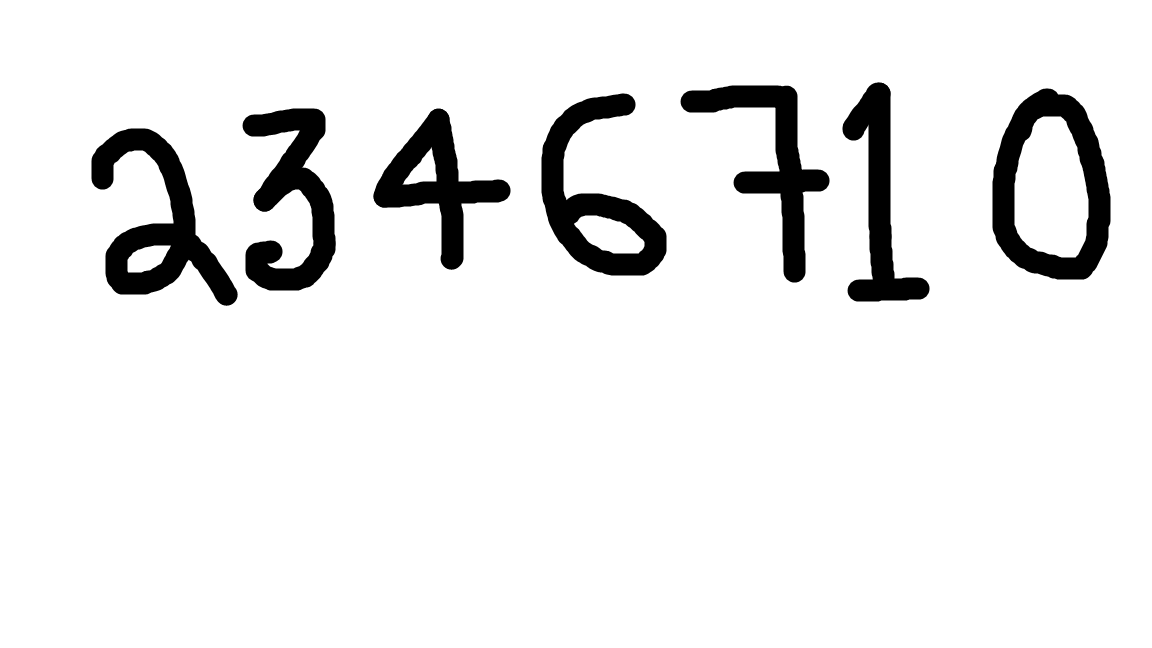
%> input picture handwriting-recognition/handwriting-recognition/txtimg10.png, 1152 x 648 px
$ octave --eval "result = img21preprocess;"   (GNU Octave 9; MATLAB toolbox functions it lacks are replaced by stand-ins)
%> lines starting %> are read from the running program, lines starting %| are printed output that depends on the picture; in (x1, y1, x2, y2) boxes, pixels count from 0 and x2, y2 are one past the last pixel; in counts of white or black regions, pixels touching at a corner belong together; the program's own positions count from 1
function img = img21preprocess()
selected_col=50;
selected_ln=50;
I=imread("txtimg10.png");
%> I is the input picture: size 648x1152x3 uint8; min 0, max 255, mean 234.9
Igray = rgb2gray(I);
%Igray=I;
Ibw = im2bw(Igray,graythresh(Igray));
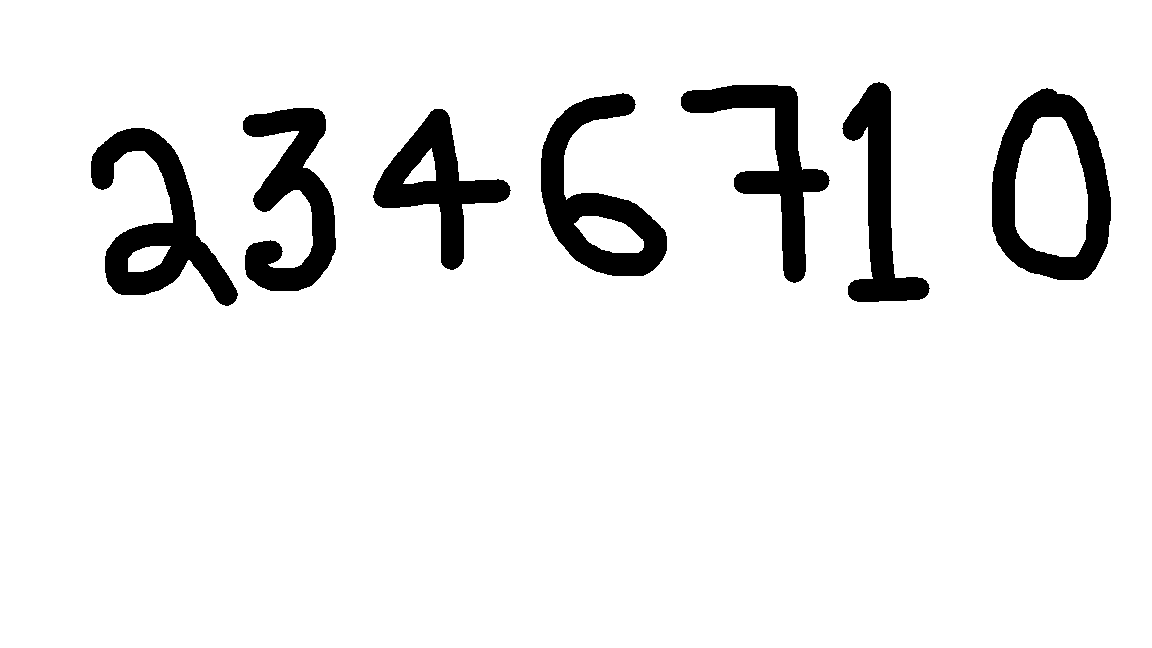
%> Ibw: size 648x1152 logical; 92% white; 7 black regions, largest, box (x1, y1, x2, y2) and area: (992, 88, 1111, 280) 9816, (91, 128, 238, 306) 9693, (541, 93, 667, 276) 9074
Icomp=imcomplement(Ibw);
%> Icomp: size 648x1152 logical; 8% white; 7 white regions
I2=imcomplement(Igray);
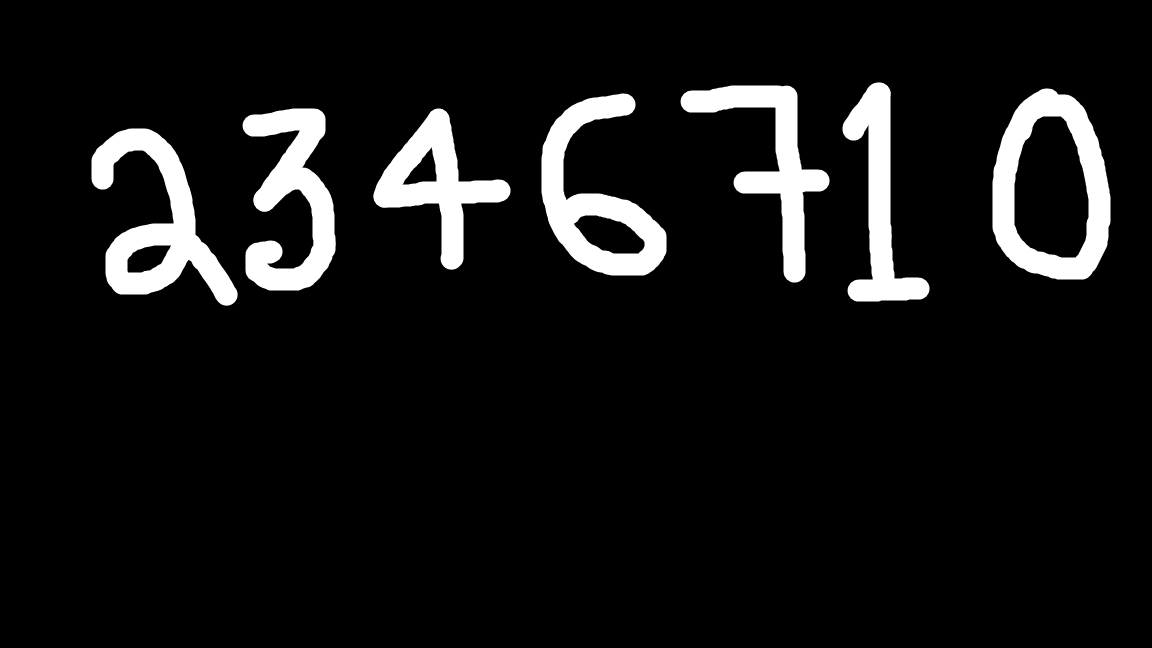
%> I2: size 648x1152 uint8; min 0, max 255, mean 20.1
Ifill=Icomp;
[Ilabel num] = bwlabel(Ifill);
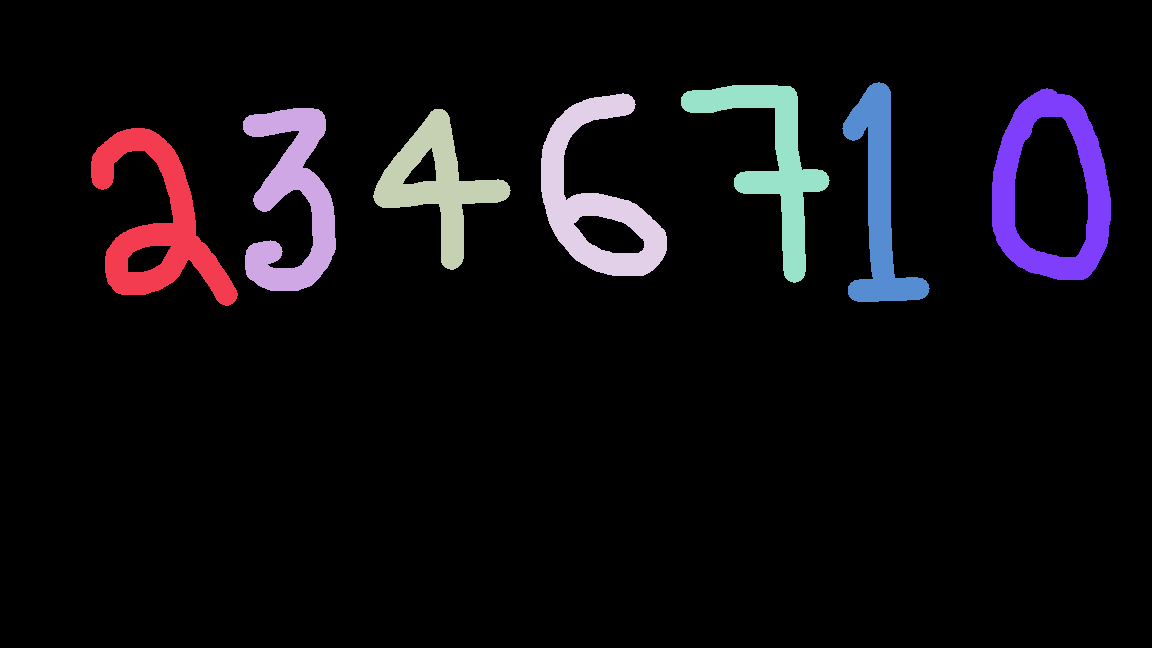
%> Ilabel: size 648x1152 double; 8 distinct labels, from 0 to 7; one colour per label, 0 black
%> num = 7
Iprops = regionprops(Ilabel);
%> Iprops = 7 regions; box (x1, y1, x2, y2), Area and Centroid: (992, 88, 1111, 280) 9816 [1052.2 189], (91, 128, 238, 306) 9693 [158.4 224.3], (541, 93, 667, 276) 9074 [595.9 198.3], (243, 108, 336, 291) 8686 [293 200.6], (681, 85, 830, 283) 8073 [772.6 161.4], (373, 109, 511, 270) 7550 [437.8 185], (842, 82, 930, 302) 6979 [880.1 202.1]
Ibox = [Iprops.BoundingBox];
%> Ibox = 28 values, max 992.5 at index 25, min 82.5 at index 22, mean 237.1
[y,x]=size(Ibox);
%> y = 1; x = 28
x=x/4;
%> x = 7
Ibox = reshape(Ibox,[4 x]);
%> Ibox = [91.5 243.5 373.5 541.5 681.5 842.5 992.5; 128.5 108.5 109.5 93.5 85.5 82.5 88.5; 147 93 138 126 149 88 119; 178 183 161 183 198 220 192]
for cnt=1:x
    img{cnt} =  imcrop(I2,Ibox(:,cnt) );
    img{cnt} = imresize(img{cnt},[selected_col selected_ln]);

end
%> this loop made 7 passes
%> after the loop, img = 7 items
f=fopen('fed1num.txt','a');
for i=1:cnt
        for j=1:selected_col
            for k=1:selected_ln
                fprintf(f,'%f ' ,img{i}(j,k));
            end
        end
        fprintf(f,'\n');
end
fclose(f);
end

$ run again, with handwriting-recognition/handwriting-recognition/txtimg2.png copied over handwriting-recognition/handwriting-recognition/txtimg10.png
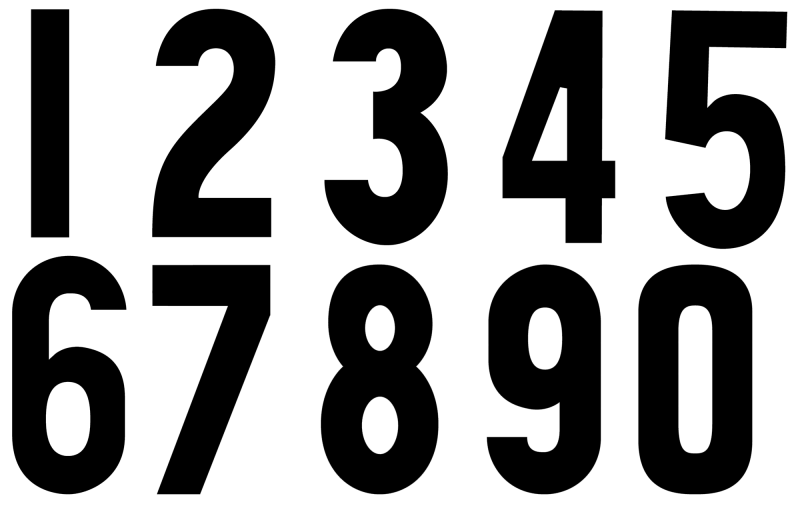
%> input picture handwriting-recognition/handwriting-recognition/txtimg2.png, 1600 x 1040 px (shown at 1/2 size)
%> in img21preprocess, I is the input picture: size 1040x1600 uint8; min 0, max 255, mean 155.6
%> Ibw: size 1040x1600 logical; 61% white; 10 black regions, largest, box (x1, y1, x2, y2) and area: (1277, 529, 1505, 988) 78253, (642, 529, 877, 989) 75988, (974, 529, 1202, 989) 74561
%> in img21preprocess, `Icomp=imcomplement(Ibw);`:
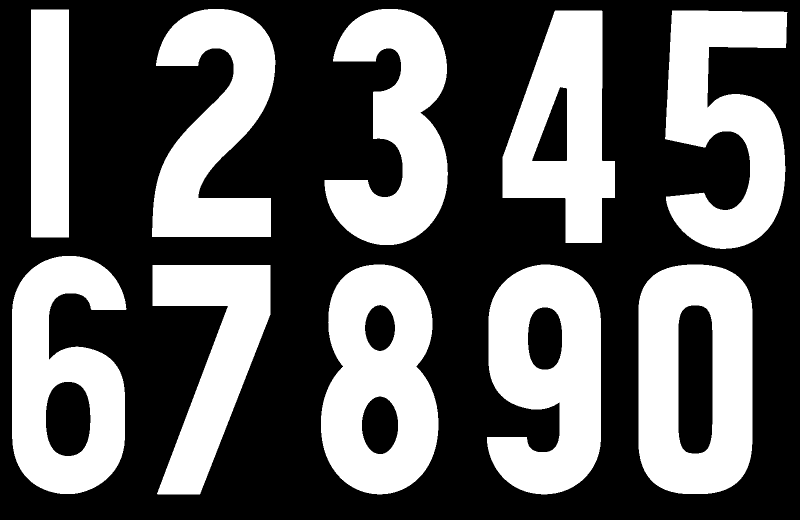
%> Icomp: size 1040x1600 logical (shown at 1/2 size); 39% white; 10 white regions
%> in img21preprocess, `[Ilabel num] = bwlabel(Ifill);`:
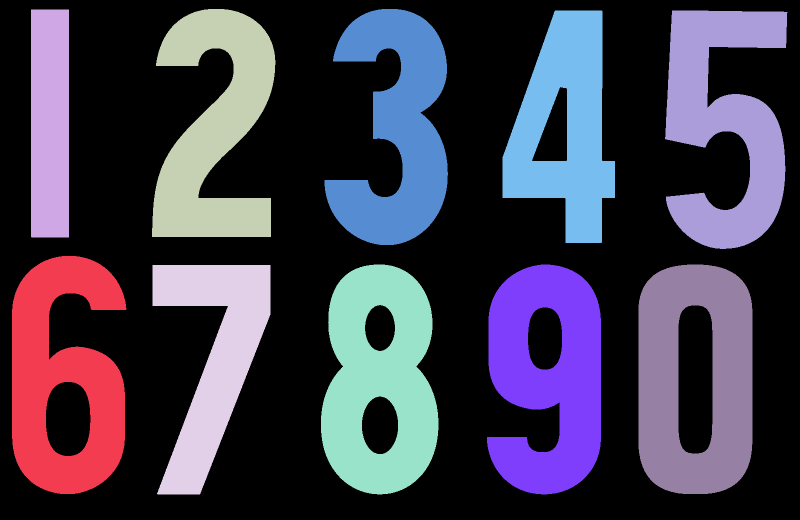
%> Ilabel: size 1040x1600 double (shown at 1/2 size); 11 distinct labels, from 0 to 10; one colour per label, 0 black
%> num = 10
%> Iprops = 10 regions; largest, box (x1, y1, x2, y2), Area and Centroid: (1277, 529, 1505, 988) 78253 [1391.3 758.7], (642, 529, 877, 989) 75988 [759.9 762.4], (974, 529, 1202, 989) 74561 [1096.4 754.7], (24, 512, 253, 988) 70631 [129.5 756.8], (1330, 21, 1575, 498) 68728 [1450.2 246.7]
%> in img21preprocess, `Ibox = [Iprops.BoundingBox];`: Ibox = 40 values, max 1330.5 at index 37, min 18.5 at index 10, mean 403.6
%> in img21preprocess, `[y,x]=size(Ibox);`: y = 1; x = 40
%> in img21preprocess, `x=x/4;`: x = 10
%> in img21preprocess, `Ibox = reshape(Ibox,[4 x]);`: Ibox = 10 columns, first 8: [24.5 62.5 304.5 305.5 642.5 649.5 974.5 1005.5; 512.5 19.5 18.5 530.5 529.5 18.5 529.5 21.5; 229 76 247 236 235 247 228 225; 476 456 456 459 460 472 460 465]
%> the loop in img21preprocess, `for cnt=1:x` made 10 passes
%> after the loop in img21preprocess, `for cnt=1:x`: img = 10 items
%> the loop in img21preprocess, `for i=1:cnt` made 10 passes

$ run again, with handwriting-recognition/handwriting-recognition/txtimg3.png copied over handwriting-recognition/handwriting-recognition/txtimg10.png
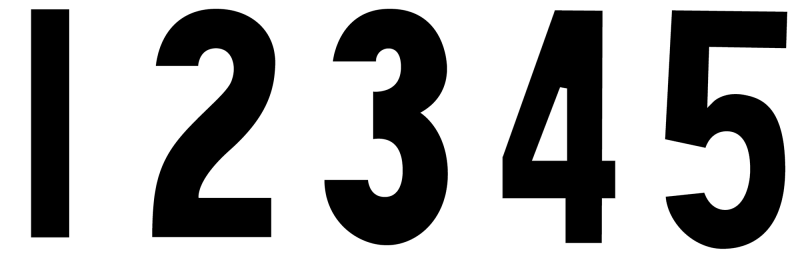
%> input picture handwriting-recognition/handwriting-recognition/txtimg3.png, 1600 x 507 px (shown at 1/2 size)
%> in img21preprocess, I is the input picture: size 507x1600x3 uint8; min 0, max 255, mean 161.7
%> in img21preprocess, `Ibw = im2bw(Igray,graythresh(Igray));`:
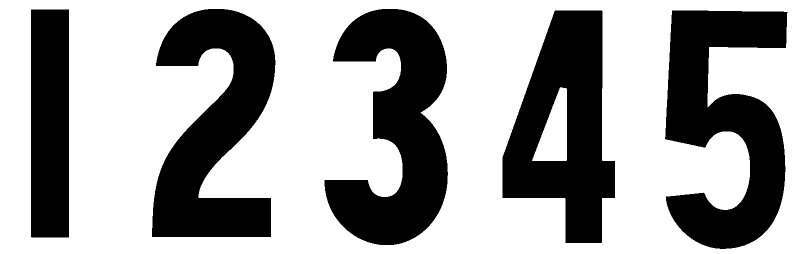
%> Ibw: size 507x1600 logical (shown at 1/2 size); 63.4% white; 5 black regions, box (x1, y1, x2, y2) and area: (1330, 21, 1575, 498) 68728, (304, 18, 551, 474) 65788, (649, 18, 896, 490) 65698, (1005, 21, 1230, 486) 61664, (62, 19, 138, 475) 34655
%> Icomp: size 507x1600 logical; 36.6% white; 5 white regions
%> in img21preprocess, `[Ilabel num] = bwlabel(Ifill);`:
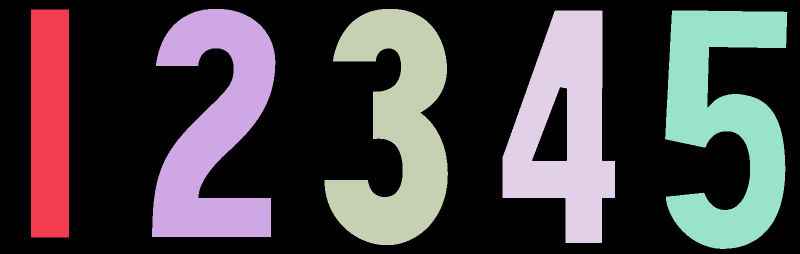
%> Ilabel: size 507x1600 double (shown at 1/2 size); 6 distinct labels, from 0 to 5; one colour per label, 0 black
%> num = 5
%> Iprops = 5 regions; box (x1, y1, x2, y2), Area and Centroid: (1330, 21, 1575, 498) 68728 [1450.2 246.7], (304, 18, 551, 474) 65788 [430.2 257.4], (649, 18, 896, 490) 65698 [795.3 259.5], (1005, 21, 1230, 486) 61664 [1131.1 254.9], (62, 19, 138, 475) 34655 [100.5 247.5]
%> in img21preprocess, `Ibox = [Iprops.BoundingBox];`: Ibox = 20 values, max 1330.5 at index 17, min 18.5 at index 6, mean 340.9
%> in img21preprocess, `[y,x]=size(Ibox);`: y = 1; x = 20
%> in img21preprocess, `x=x/4;`: x = 5
%> in img21preprocess, `Ibox = reshape(Ibox,[4 x]);`: Ibox = [62.5 304.5 649.5 1005.5 1330.5; 19.5 18.5 18.5 21.5 21.5; 76 247 247 225 245; 456 456 472 465 477]
%> the loop in img21preprocess, `for cnt=1:x` made 5 passes
%> after the loop in img21preprocess, `for cnt=1:x`: img = 5 items
%> the loop in img21preprocess, `for i=1:cnt` made 5 passes

$ run again, with handwriting-recognition/handwriting-recognition/txtimg4.png copied over handwriting-recognition/handwriting-recognition/txtimg10.png
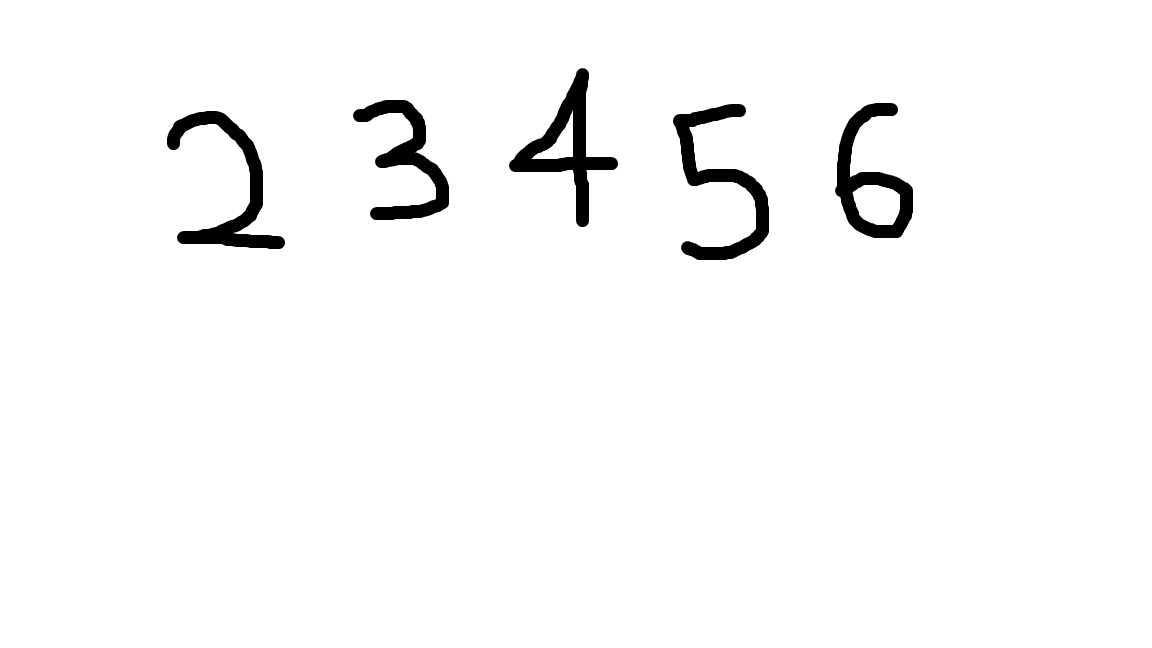
%> input picture handwriting-recognition/handwriting-recognition/txtimg4.png, 1152 x 648 px
%> in img21preprocess, I is the input picture: size 648x1152x3 uint8; min 0, max 255, mean 248
%> Ibw: size 648x1152 logical; 97.3% white; 5 black regions, box (x1, y1, x2, y2) and area: (509, 68, 618, 227) 4386, (673, 104, 769, 260) 4269, (167, 111, 285, 249) 4165, (835, 103, 913, 238) 3902, (353, 100, 449, 220) 3713
%> in img21preprocess, `Icomp=imcomplement(Ibw);`:
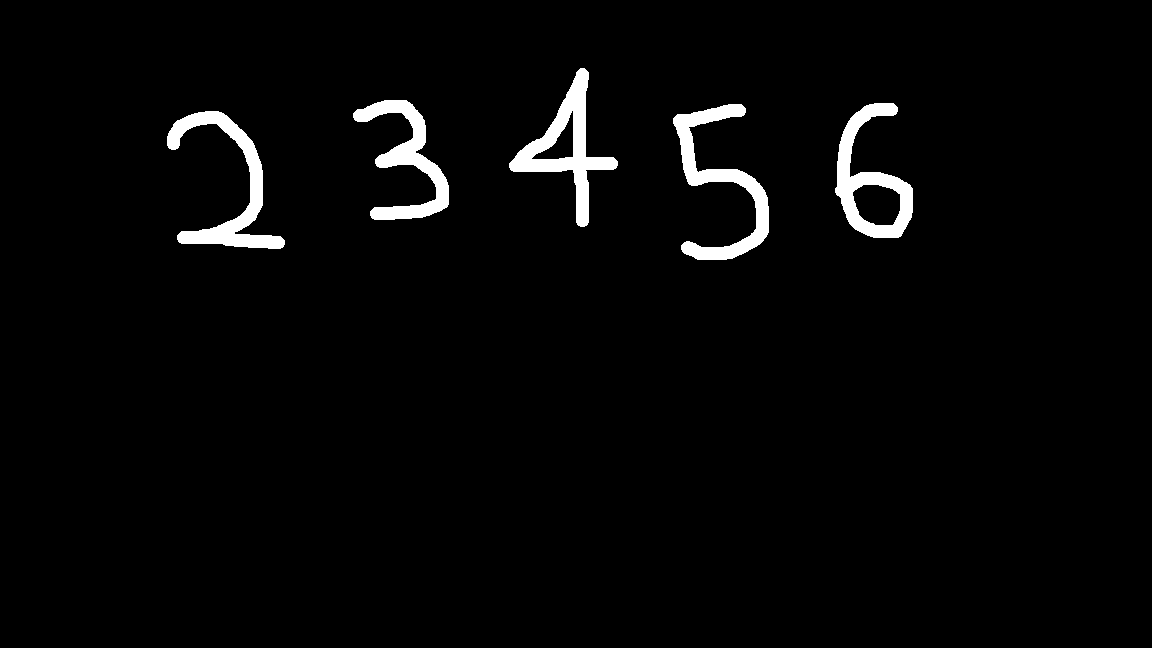
%> Icomp: size 648x1152 logical; 2.7% white; 5 white regions
%> in img21preprocess, `[Ilabel num] = bwlabel(Ifill);`:
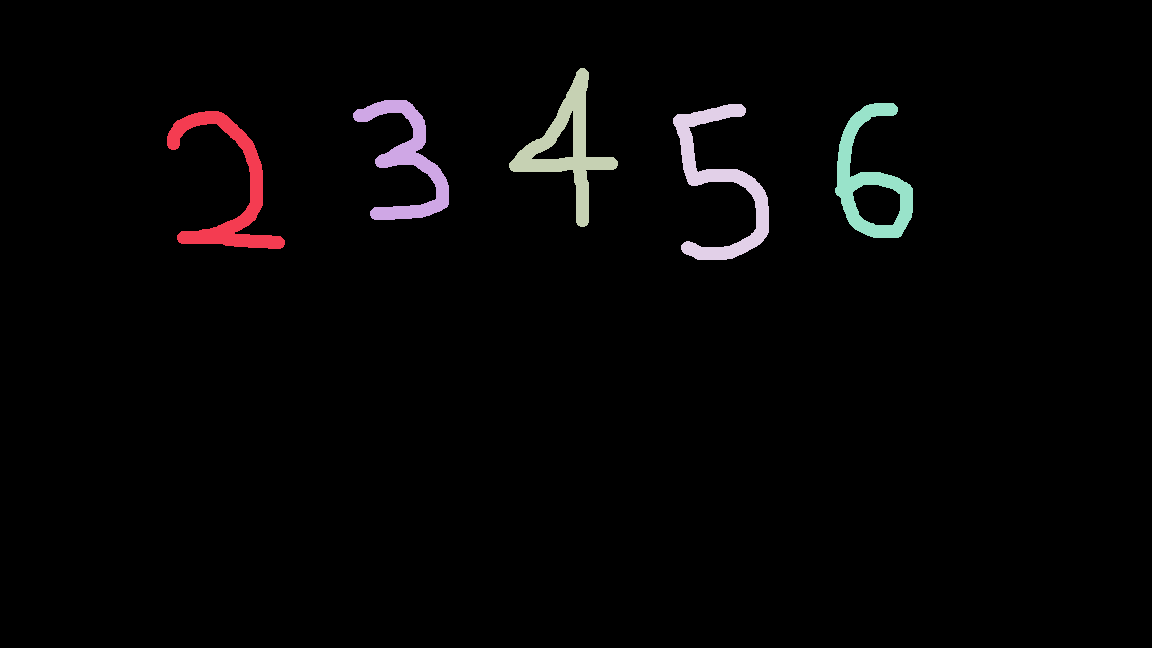
%> Ilabel: size 648x1152 double; 6 distinct labels, from 0 to 5; one colour per label, 0 black
%> num = 5
%> Iprops = 5 regions; box (x1, y1, x2, y2), Area and Centroid: (509, 68, 618, 227) 4386 [568.2 148.2], (673, 104, 769, 260) 4269 [720.9 184.1], (167, 111, 285, 249) 4165 [229.3 188.2], (835, 103, 913, 238) 3902 [870.6 179.5], (353, 100, 449, 220) 3713 [407.7 161.4]
%> in img21preprocess, `Ibox = [Iprops.BoundingBox];`: Ibox = 20 values, max 835.5 at index 17, min 68.5 at index 10, mean 211.7
%> in img21preprocess, `[y,x]=size(Ibox);`: y = 1; x = 20
%> in img21preprocess, `x=x/4;`: x = 5
%> in img21preprocess, `Ibox = reshape(Ibox,[4 x]);`: Ibox = [167.5 353.5 509.5 673.5 835.5; 111.5 100.5 68.5 104.5 103.5; 118 96 109 96 78; 138 120 159 156 135]
%> the loop in img21preprocess, `for cnt=1:x` made 5 passes
%> after the loop in img21preprocess, `for cnt=1:x`: img = 5 items
%> the loop in img21preprocess, `for i=1:cnt` made 5 passes
